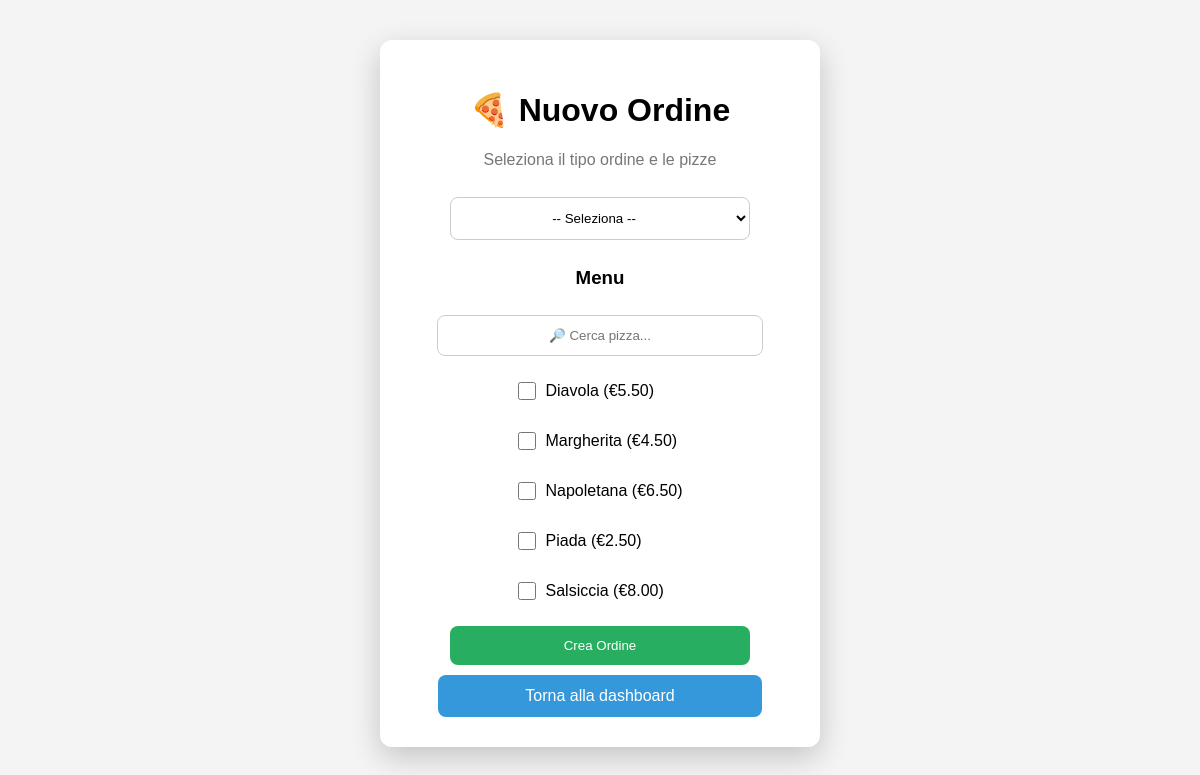
The page /PepperoniManager/pages/create_order.php (signed in) on the database its author committed.
### tables this page shows
CREATE TABLE `pizza` (
  `id` int(11) NOT NULL,
  `nome` varchar(100) NOT NULL,
  `descrizione` text DEFAULT NULL,
  `prezzo` decimal(6,2) NOT NULL,
  `disponibilita` tinyint(1) NOT NULL,
  `dimensione` enum('S','M','L') NOT NULL,
  `impasto` enum('classico','integrale','senza_glutine') NOT NULL
);

### PepperoniManager/queries/pizzas.php (called while the page is built, shortened)
<?php
function getAvailablePizzas(mysqli $conn): array {
    $query = "
        SELECT *
        FROM pizza
        WHERE disponibilita = 1
        ORDER BY nome
    ";
    $stmt = $conn->prepare($query);
    $stmt->execute();
    return $stmt->get_result()->fetch_all(MYSQLI_ASSOC);
}

### PepperoniManager/pages/create_order.php (the view, shortened to what this page needs)
<?php
require_once '../config/database.php';
require_once '../queries/pizzas.php';
$conn = Database::getConnection();
$pizze = getAvailablePizzas($conn);
?>
<!DOCTYPE html>
<html lang="it">
    <head>
        <link rel="stylesheet" href="/PepperoniManager/assets/css/style.css">
    </head>
    <body>
        <div class="register-container">
            <div class="register-card">
                <h1>🍕 Nuovo Ordine</h1>
                <p class="subtitle">
                    Seleziona il tipo ordine
                    e le pizze
                </p>
                <form method="POST" class="form" action="/PepperoniManager/actions/insert_order.php">
                    <select name="tipo_acquisizione" id="tipoAcquisizione" required>
                        <option value="">-- Seleziona --</option>
                    </select>
                    <h3>Menu</h3>
                    <input type="text" id="js-search" placeholder="🔎 Cerca pizza...">
                    <div class="js-list" id="pizzaList">
                        <?php foreach($pizze as $pizza): ?>
                            <label class="js-item">
                                <input
                                    type="checkbox"
                                    name="pizze[]"
                                    value="<?= $pizza['id']; ?>"
                                    class="js-checkbox"
                                >
                                <span>
                                    <?= $pizza['nome']; ?>
                                    (€<?= $pizza['prezzo']; ?>)
                                </span>
                            </label>
                        <?php endforeach; ?>
                    </div>
                    <button type="submit">Crea Ordine</button>
                    <a href="/PepperoniManager/pages/dashboard.php">Torna alla dashboard</a>
                </form>
            </div>
        </div>
    </body>
</html>

### PepperoniManager/assets/css/style.css (style rules this page uses)
body { margin: 0; font-family: Arial, sans-serif; background: #f4f4f4; overflow-y: auto; }
.register-container { display: flex; justify-content: center; align-items: flex-start; min-height: 100vh; padding: 40px 0; overflow-y: auto; }
.register-card { width: 380px; background: white; padding: 30px; border-radius: 12px; box-shadow: 0 10px 30px rgba(0,0,0,0.2); text-align: center; }
.subtitle { color: #777; margin-bottom: 20px; }
.form { display: flex; flex-direction: column; align-items: center; }
.form select, .form input { width: 90%; max-width: 300px; padding: 12px; margin: 8px 0; border: 1px solid #ccc; border-radius: 8px; outline: none; transition: 0.2s; text-align: center; background: white; }
.form button { width: 90%; max-width: 300px; padding: 12px; margin-top: 10px; background: #27ae60; color: white; border: none; border-radius: 8px; cursor: pointer; transition: 0.2s; }
.form a { display: inline-block; width: 90%; max-width: 300px; padding: 12px; margin-top: 10px; text-align: center; text-decoration: none !important; border-radius: 8px; background: #3498db; color: white !important; cursor: pointer; transition: 0.2s; font-family: Arial, sans-serif; }
h1, h2 { text-align: center; }
#js-search { width: 90%; padding: 12px; margin-bottom: 10px; border-radius: 8px; border: 1px solid #ccc; }
.js-item { display: flex; align-items: center; text-align: left; gap: 10px; padding: 8px; border-radius: 6px; cursor: pointer; transition: 0.2s; }
.js-item input[type="checkbox"] { width: 18px; height: 18px; }
.js-item span { flex: 1; }

### rows shown on the page
pizza: nome "Diavola", prezzo "5.50"
pizza: nome "Margherita", prezzo "4.50"
pizza: nome "Napoletana", prezzo "6.50"
pizza: nome "Piada", prezzo "2.50"
pizza: nome "Salsiccia", prezzo "8.00"
